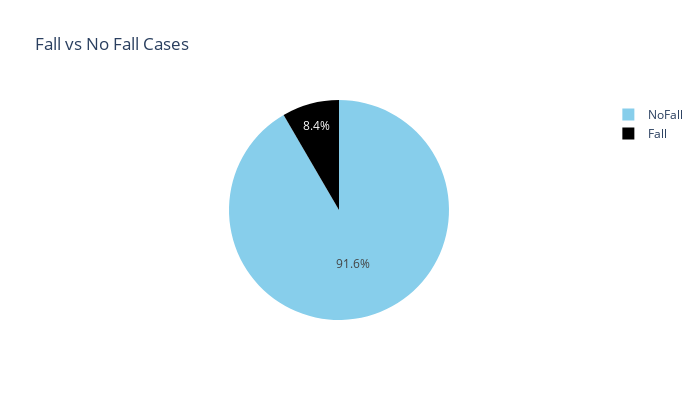

The notebook cell this image was saved under:
### Markdown cell above
## 3.4 Data imbalance check

### Code cell
labels=["NoFall","Fall"]

fall_or_not = raw_df["fallsBin"].value_counts().tolist()
values = [fall_or_not[0], fall_or_not[1]]

fig = px.pie(values=raw_df['fallsBin'].value_counts(), names=labels , width=700, height=400, color_discrete_sequence=["skyblue","black"]
             ,title="Fall vs No Fall Cases")
fig.show()

### Figure 1 — Plotly figure (JSON) as saved in the notebook; plotly's stock layout.template omitted (floating-point values rounded to 4 significant figures)
{"data": [{"domain": {"x": [0, 1], "y": [0, 1]}, "hovertemplate": "label=%{label}<br>value=%{value}<extra></extra>", "labels": ["NoFall", "Fall"], "legendgroup": "", "name": "", "showlegend": true, "type": "pie", "values": [371, 34]}], "layout": {"height": 400, "legend": {"tracegroupgap": 0}, "piecolorway": ["skyblue", "black"], "title": {"text": "Fall vs No Fall Cases"}, "width": 700}}
